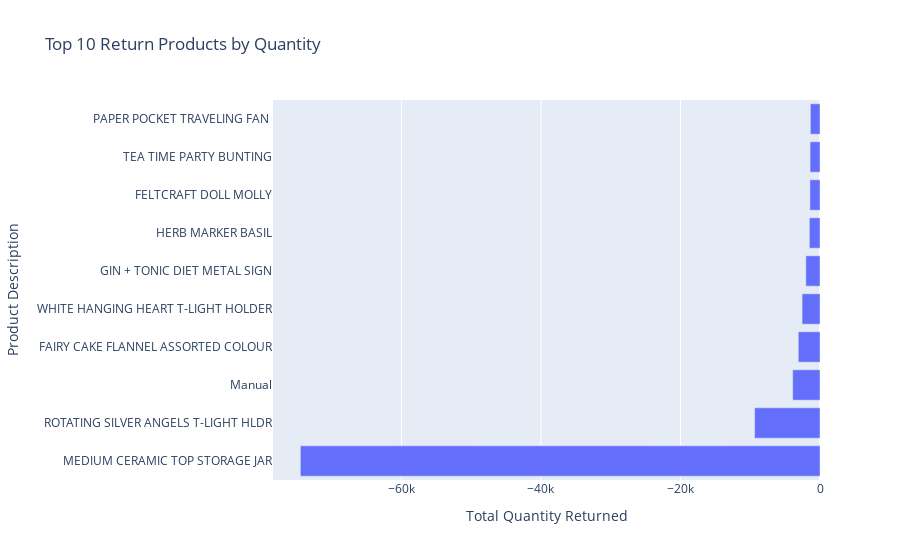

Here is the notebook cell this chart was saved with:
### Code cell
# Create a horizontal bar chart using Plotly
fig = px.bar(top_10_return_product, 
             x='Quantity', 
             y='Description', 
             orientation='h', 
             title='Top 10 Return Products by Quantity',
             labels={'Description': 'Product Description', 'Quantity': 'Total Quantity Returned'})

# Show the plot
fig.show()

### Figure 1 — Plotly figure (JSON) as saved in the notebook; plotly's stock layout.template omitted (floating-point values rounded to 4 significant figures)
{"data": [{"alignmentgroup": "True", "hovertemplate": "Total Quantity Returned=%{x}<br>Product Description=%{y}<extra></extra>", "legendgroup": "", "marker": {"color": "#636efa", "pattern": {"shape": ""}}, "name": "", "offsetgroup": "", "orientation": "h", "showlegend": false, "textposition": "auto", "type": "bar", "x": [-74494, -9376, -3913, -3114, -2571, -2030, -1527, -1446, -1424, -1385], "xaxis": "x", "y": ["MEDIUM CERAMIC TOP STORAGE JAR", "ROTATING SILVER ANGELS T-LIGHT HLDR", "Manual", "FAIRY CAKE FLANNEL ASSORTED COLOUR", "WHITE HANGING HEART T-LIGHT HOLDER", "GIN + TONIC DIET METAL SIGN", "HERB MARKER BASIL", "FELTCRAFT DOLL MOLLY", "TEA TIME PARTY BUNTING", "PAPER POCKET TRAVELING FAN "], "yaxis": "y"}], "layout": {"barmode": "relative", "legend": {"tracegroupgap": 0}, "title": {"text": "Top 10 Return Products by Quantity"}, "xaxis": {"anchor": "y", "domain": [0, 1], "title": {"text": "Total Quantity Returned"}}, "yaxis": {"anchor": "x", "domain": [0, 1], "title": {"text": "Product Description"}}}}
